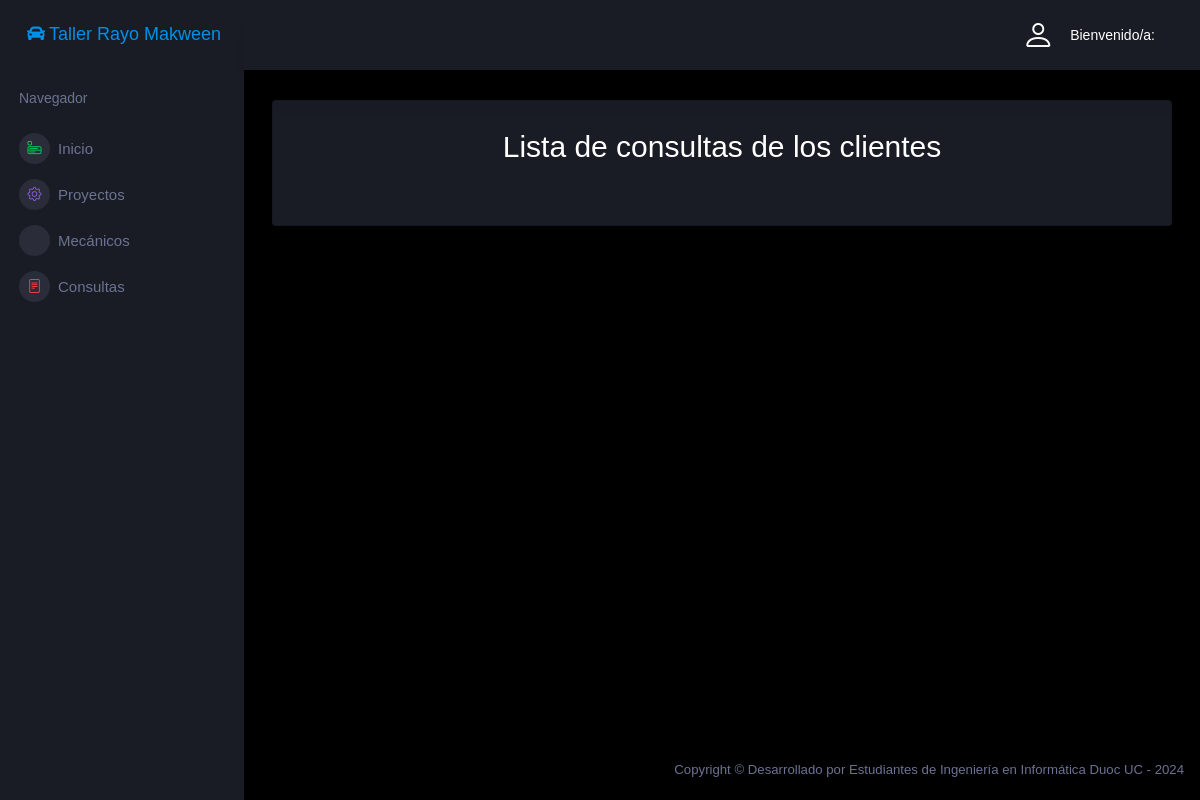
Before: /mecanicos/listarconsultas/ with the older database file.
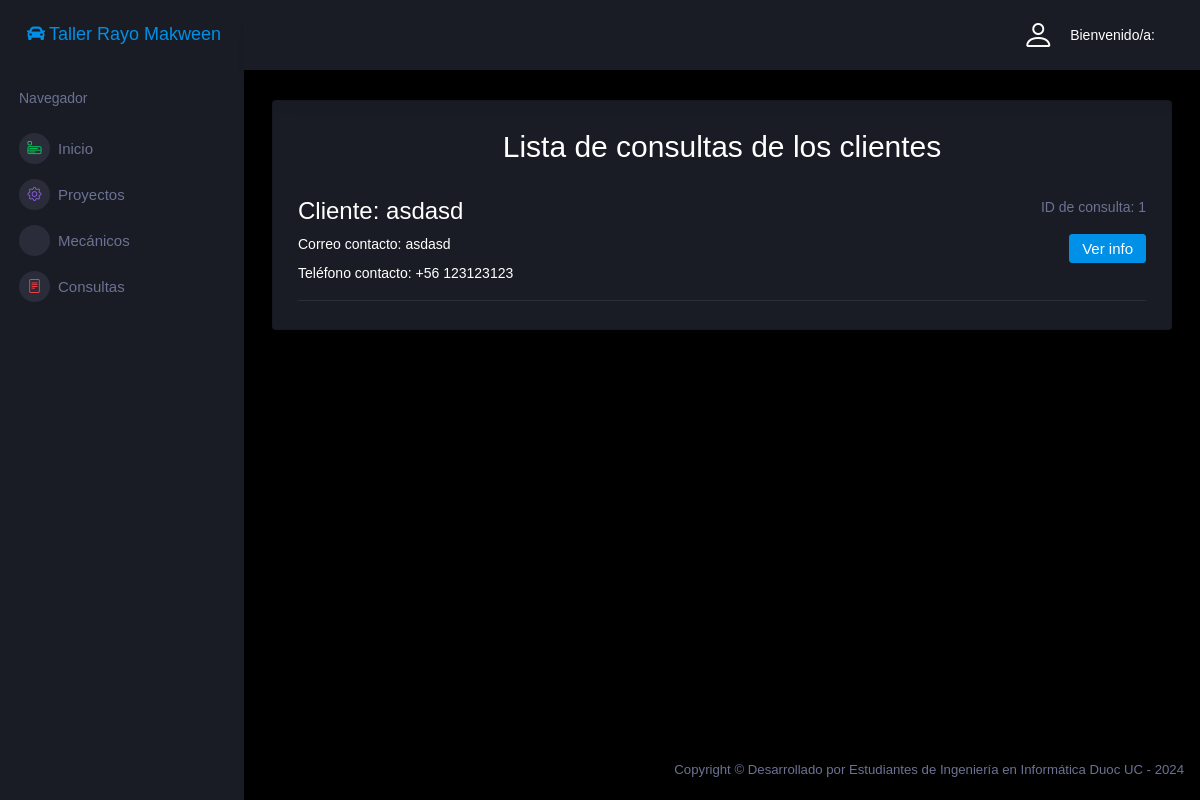
After: the same page with the newer database file.
### core/models.py (models this page shows, shortened)
class Contacto(models.Model):
    nombre_apellido = models.CharField(max_length=100)
    email_contacto = models.CharField(max_length=20)
    telefono = models.CharField(max_length=9,validators=[RegexValidator(r'^\d{9}$', 'El número de teléfono debe tener 9 dígitos numéricos.')])
    consulta = models.ForeignKey(TipoConsulta, on_delete=models.CASCADE)
    info_adicional = models.TextField()

### core/views.py (the view)
# urls.py: path('mecanicos/listarconsultas/', listarconsultas, name="listarconsultas"),
def listarconsultas(request):
    consultas = Contacto.objects.all()
    aux = {
        'lista' : consultas
    }
    return render(request, 'core/mecanicos/consultas.html', aux)

### core/models.py (called while the page is built)
    def __str__(self):
        return self.descripcion

### core/templates/core/mecanicos/consultas.html (shortened to what this page needs)
{% extends 'core/mecanicos/base.html' %}
{% load static %}
{% block contenido %}
<h2 class="text-center">Lista de consultas de los clientes</h2>
<br>
{% for aux in lista %}
<div class="preview-item border-bottom">
    <div class="preview-item-content d-sm-flex flex-grow">
        <div class="flex-grow">
            <h3 class="preview-subject">Cliente: {{ aux.nombre_apellido }}</h3>
            <p class="mb-2">Correo contacto: {{ aux.email_contacto }}</p>
            <p class="mb-3">Teléfono contacto: +56 {{ aux.telefono }}</p>
        </div>
        <div class="mr-auto text-sm-right pt-2 pt-sm-0">
            <p class="text-muted">ID de consulta: {{ aux.id }}</p>
            <button type="button" class="btn btn-primary" data-bs-toggle="modal" data-bs-target="#ModalInfoContacto">
                Ver info
              </button>
        </div>
    </div>
</div>
{% endfor %}
{% endblock %}

Changed rows visible on the page:
added Contacto: nombre_apellido "asdasd", email_contacto "asdasd", telefono "123123123", id "1"
